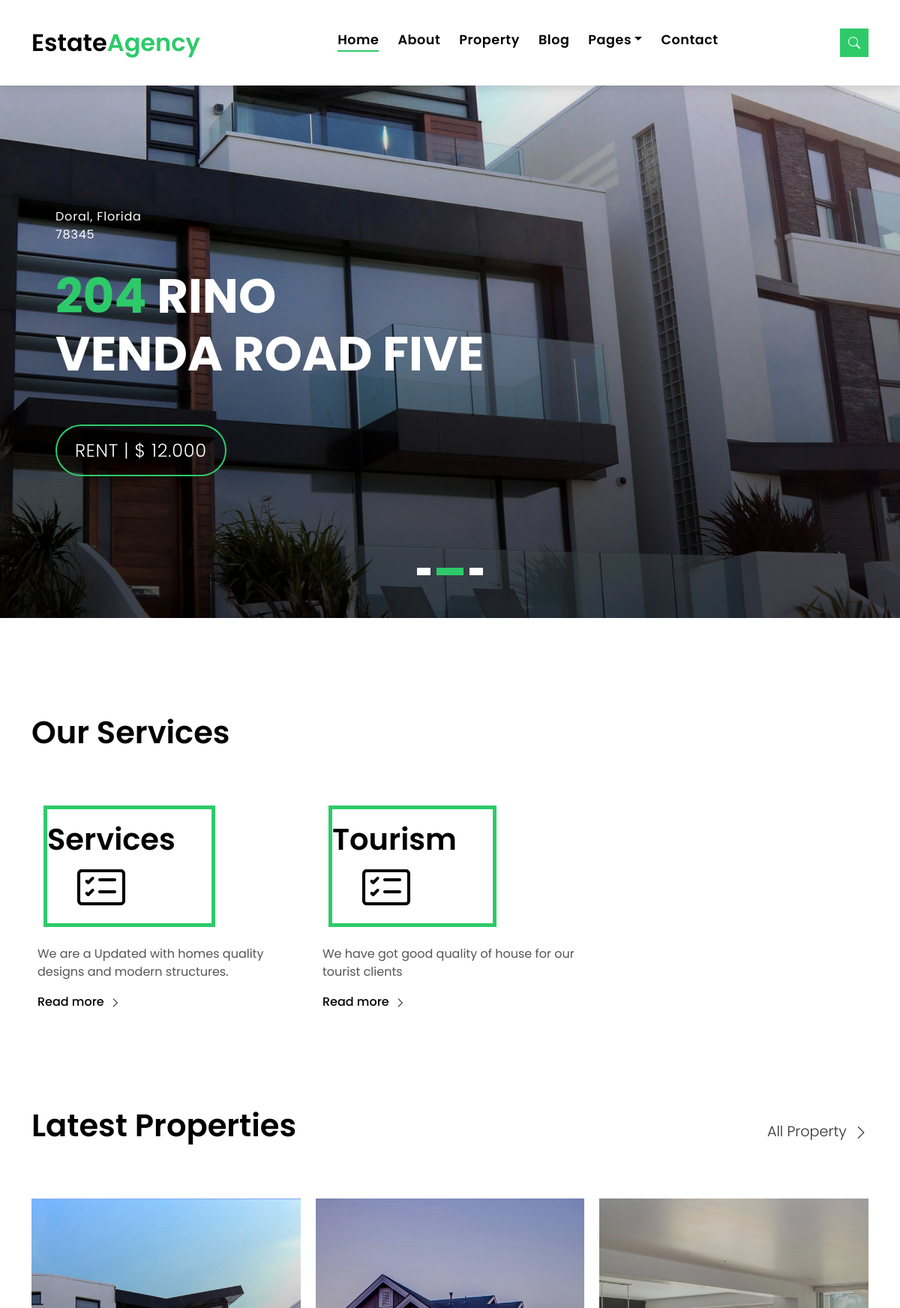
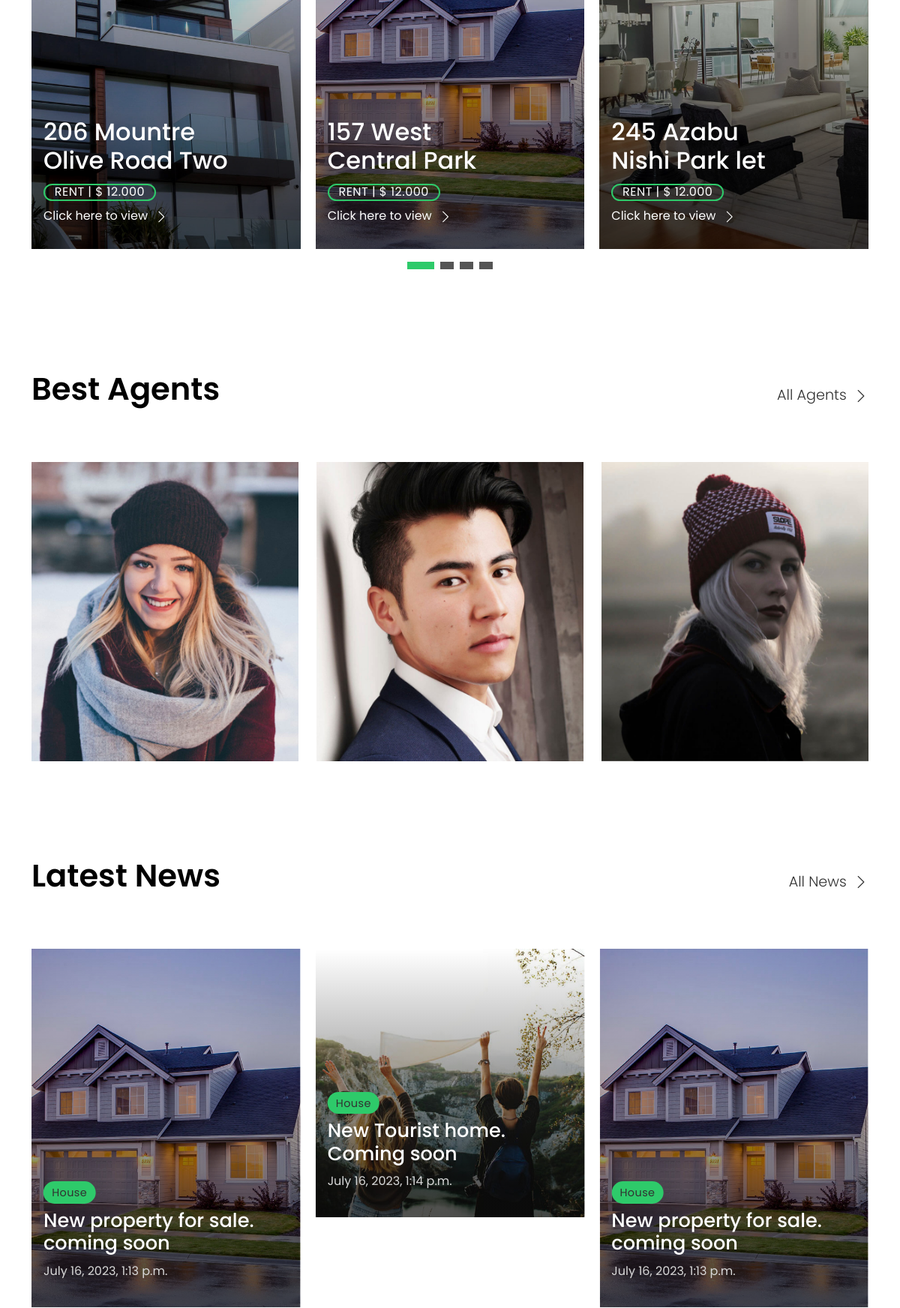
The page / (upper part) on the database its author committed (2 pictures, top to bottom).
### myapp/models.py (models this page shows)
class Seravice(models.Model):
    name = models.CharField(max_length=5000000)
    details = models.CharField(max_length=1000)

class News(models.Model):
    details = models.CharField(max_length=5000000)
    property_type = models.CharField(max_length=1000)
    image = models.ImageField(upload_to='images/')
    date = models.DateTimeField(default=datetime.now, blank=True)

### myapp/views.py (the view)
# urls.py: path('', views.index, name='index'),
def index(request):
    services = Seravice.objects.all()
    news = News.objects.all()
    context = {
        "services": services,
        "news": news,
    }
    return render(request, 'index.html', context)

### templates/index.html (shortened to what this page needs)
{% load static %}
<!DOCTYPE html>
<html lang="en">
<head>
  <link href="{% static 'assets/vendor/animate.css/animate.min.css' %}" rel="stylesheet">
  <link href="{% static 'assets/vendor/bootstrap/css/bootstrap.min.css' %}" rel="stylesheet">
  <link href="{% static 'assets/vendor/bootstrap-icons/bootstrap-icons.css' %}" rel="stylesheet">
  <link href="{% static 'assets/vendor/swiper/swiper-bundle.min.css' %}" rel="stylesheet">
  <link href="{% static 'assets/css/style.css' %}" rel="stylesheet">
</head>
<body>
  <nav class="navbar navbar-default navbar-trans navbar-expand-lg fixed-top">
    <div class="container">
      <a class="navbar-brand text-brand" href=" / ">Estate<span class="color-b">Agency</span></a>
      <div class="navbar-collapse collapse justify-content-center" id="navbarDefault">
        <ul class="navbar-nav">
          <li class="nav-item">
            <a class="nav-link active" href=" / ">Home</a>
          </li>
          <li class="nav-item">
            <a class="nav-link " href="about">About</a>
          </li>
          <li class="nav-item">
            <a class="nav-link " href="property_grid">Property</a>
          </li>
          <li class="nav-item">
            <a class="nav-link " href="blog-grid">Blog</a>
          </li>
          <li class="nav-item dropdown">
            <a class="nav-link dropdown-toggle" href="#" id="navbarDropdown" role="button" data-bs-toggle="dropdown" aria-haspopup="true" aria-expanded="false">Pages</a>
          </li>
          <li class="nav-item">
            <a class="nav-link " href="contact">Contact</a>
          </li>
        </ul>
      </div>
      <button type="button" class="btn btn-b-n navbar-toggle-box navbar-toggle-box-collapse" data-bs-toggle="collapse" data-bs-target="#navbarTogglerDemo01">
        <i class="bi bi-search"></i>
      </button>
    </div>
  </nav>
  <div class="intro intro-carousel swiper position-relative">
    <div class="swiper-wrapper">
      <div class="swiper-slide carousel-item-a intro-item bg-image" style="background-image: url(static/assets/img/slide-2.jpg)">
        <div class="overlay overlay-a"></div>
        <div class="intro-content display-table">
          <div class="table-cell">
            <div class="container">
              <div class="row">
                <div class="col-lg-8">
                  <div class="intro-body">
                    <p class="intro-title-top">Doral, Florida
                      <br> 78345
                    </p>
                    <h1 class="intro-title mb-4">
                      <span class="color-b">204 </span> Rino
                      <br> Venda Road Five
                    </h1>
                    <p class="intro-subtitle intro-price">
                      <a href="#"><span class="price-a">rent | $ 12.000</span></a>
                    </p>
                  </div>
                </div>
              </div>
            </div>
          </div>
        </div>
      </div>
    </div>
    <div class="swiper-pagination"></div>
  </div>
  <main id="main">
    <section class="section-services section-t8">
      <div class="container">
        <div class="row">
          <div class="col-md-12">
            <div class="title-wrap d-flex justify-content-between">
              <div class="title-box">
                <h2 class="title-a">Our Services</h2>
              </div>
            </div>
          </div>
        </div>
        <div class="row">
          {% for service in services %}
          <div class="col-md-4">
            <div class="card-box-c foo">
              <div class="card-header-c d-flex">
                <div class="card-box-ico">
                  <h2 class="title-c">{{ service.name }}</h2>
                  <span class="bi bi-card-checklist"></span>
                </div>
              </div>
              <div class="card-body-c">
                <p class="content-c">
                  {{ service.details }}
                </p>
              </div>
              <div class="card-footer-c">
                <a href="#" class="link-c link-icon">Read more
                  <span class="bi bi-chevron-right"></span>
                </a>
              </div>
            </div>
          </div>
          {% endfor %}
        </div>
      </div>
    </section>
    <section class="section-property section-t8">
      <div class="container">
        <div class="row">
          <div class="col-md-12">
            <div class="title-wrap d-flex justify-content-between">
              <div class="title-box">
                <h2 class="title-a">Latest Properties</h2>
              </div>
              <div class="title-link">
                <a href="property_grid">All Property
                  <span class="bi bi-chevron-right"></span>
                </a>
              </div>
            </div>
          </div>
        </div>
        <div id="property-carousel" class="swiper">
          <div class="swiper-wrapper">
            <div class="carousel-item-b swiper-slide">
              <div class="card-box-a card-shadow">
                <div class="img-box-a">
                  <a href="property_grid">
                  <img href="property_grid" src="{% static 'assets/img/property-6.jpg' %}" alt="" class="img-a img-fluid" >
                </div>
                <div class="card-overlay">
                  <a href="property_grid">
                  <div class="card-overlay-a-content">
                    <div class="card-header-a">
                      <h2 class="card-title-a">
                        <a href="property_grid">206 Mountre
                          <br /> Olive Road Two</a>
                      </h2>
                    </div>
                    <div class="card-body-a">
                      <div class="price-box d-flex">
                        <span class="price-a">rent | $ 12.000</span>
                      </div>
                      <a href="#" class="link-a">Click here to view
                        <span class="bi bi-chevron-right"></span>
                      </a>
                    </div>
                  </div>
                </div>
              </div>
            </div>
            <div class="carousel-item-b swiper-slide">
              <div class="card-box-a card-shadow">
                <div class="img-box-a">
                  <img src="{% static 'assets/img/property-3.jpg' %}" alt="" class="img-a img-fluid">
                </div>
                <div class="card-overlay">
                  <div class="card-overlay-a-content">
                    <div class="card-header-a">
                      <h2 class="card-title-a">
                        <a href="property_grid">157 West
                          <br /> Central Park</a>
                      </h2>
                    </div>
                    <div class="card-body-a">
                      <div class="price-box d-flex">
                        <span class="price-a">rent | $ 12.000</span>
                      </div>
                      <a href="property_grid" class="link-a">Click here to view
                        <span class="bi bi-chevron-right"></span>
                      </a>
                    </div>
                  </div>
                </div>
              </div>
            </div>
            <div class="carousel-item-b swiper-slide">
              <div class="card-box-a card-shadow">
                <div class="img-box-a">
                  <img src="{% static 'assets/img/property-7.jpg' %}" alt="" class="img-a img-fluid">
                </div>
                <div class="card-overlay">
                  <div class="card-overlay-a-content">
                    <div class="card-header-a">
                      <h2 class="card-title-a">
                        <a href="property_grid">245 Azabu
                          <br /> Nishi Park let</a>
                      </h2>
                    </div>
                    <div class="card-body-a">
                      <div class="price-box d-flex">
                        <span class="price-a">rent | $ 12.000</span>
                      </div>
                      <a href="property_grid" class="link-a">Click here to view
                        <span class="bi bi-chevron-right"></span>
                      </a>
                    </div>
                  </div>
                </div>
              </div>
            </div>
          </div>
        </div>
        <div class="propery-carousel-pagination carousel-pagination"></div>
      </div>
    </section>
    <section class="section-agents section-t8">
      <div class="container">
        <div class="row">
          <div class="col-md-12">
            <div class="title-wrap d-flex justify-content-between">
              <div class="title-box">
                <h2 class="title-a">Best Agents</h2>
              </div>
              <div class="title-link">
                <a href="agents-grid">All Agents
                  <span class="bi bi-chevron-right"></span>
                </a>
              </div>
            </div>
          </div>
        </div>
        <div class="row">
          <div class="col-md-4">
            <div class="card-box-d">
              <div class="card-img-d">
                <img src="{% static 'assets/img/agent-4.jpg' %}" alt="" class="img-d img-fluid">
              </div>
              <div class="card-overlay card-overlay-hover">
                <div class="card-header-d">
                  <div class="card-title-d align-self-center">
                  </div>
                </div>
                <div class="card-body-d">
                </div>
              </div>
            </div>
          </div>
          <div class="col-md-4">
            <div class="card-box-d">
              <div class="card-img-d">
                <img src="{% static 'assets/img/agent-1.jpg' %}" alt="" class="img-d img-fluid">
              </div>
              <div class="card-overlay card-overlay-hover">
                <div class="card-header-d">
                  <div class="card-title-d align-self-center">
                  </div>
                </div>
                <div class="card-body-d">
                </div>
              </div>
            </div>
          </div>
          <div class="col-md-4">
            <div class="card-box-d">
              <div class="card-img-d">
                <img src="{% static 'assets/img/agent-5.jpg' %}" alt="" class="img-d img-fluid">
              </div>
              <div class="card-overlay card-overlay-hover">
                <div class="card-header-d">
                  <div class="card-title-d align-self-center">
                  </div>
                </div>
                <div class="card-body-d">
                </div>
              </div>
            </div>
          </div>
        </div>
      </div>
    </section>
    <section class="section-news section-t8">
      <div class="container">
        <div class="row">
          <div class="col-md-12">
            <div class="title-wrap d-flex justify-content-between">
              <div class="title-box">
                <h2 class="title-a">Latest News</h2>
              </div>
              <div class="title-link">
                <a href="blog-grid">All News
                  <span class="bi bi-chevron-right"></span>
                </a>
              </div>
            </div>
          </div>
        </div>
        <div id="news-carousel" class="swiper">
          <div class="swiper-wrapper">
            {% for new in news %}
            <div class="carousel-item-c swiper-slide">
              <div class="card-box-b card-shadow news-box">
                <div class="img-box-b">
                  <img src="{{ new.image.url }}" alt="" class="img-b img-fluid">
                </div>
                <div class="card-overlay">
                  <div class="card-header-b">
                    <div class="card-category-b">
                      <a href="#" class="category-b">{{ new.property_type }}</a>
                    </div>
                    <div class="card-title-b">
                      <h2 class="title-2">
                        <a href="blog-single">{{ new.details }}
                          <br></a>
                      </h2>
                    </div>
                    <div class="card-date">
                      <span class="date-b">{{ new.date }}</span>
                    </div>
                  </div>
                </div>
              </div>
            </div>
            {% endfor %}
          </div>
        </div>
      </div>
    </section>
  </main>
</body>
</html>

### rows shown on the page
Seravice: name "Services", details "We are a Updated with homes quality designs and modern structures."
Seravice: name "Tourism", details "We have got good quality of house for our tourist clients"
News: image (picture), property_type "House", details "New property for sale. coming soon", date "July 16, 2023, 1:13 p.m."
News: image (picture), property_type "House", details "New Tourist home. Coming soon", date "July 16, 2023, 1:14 p.m."
